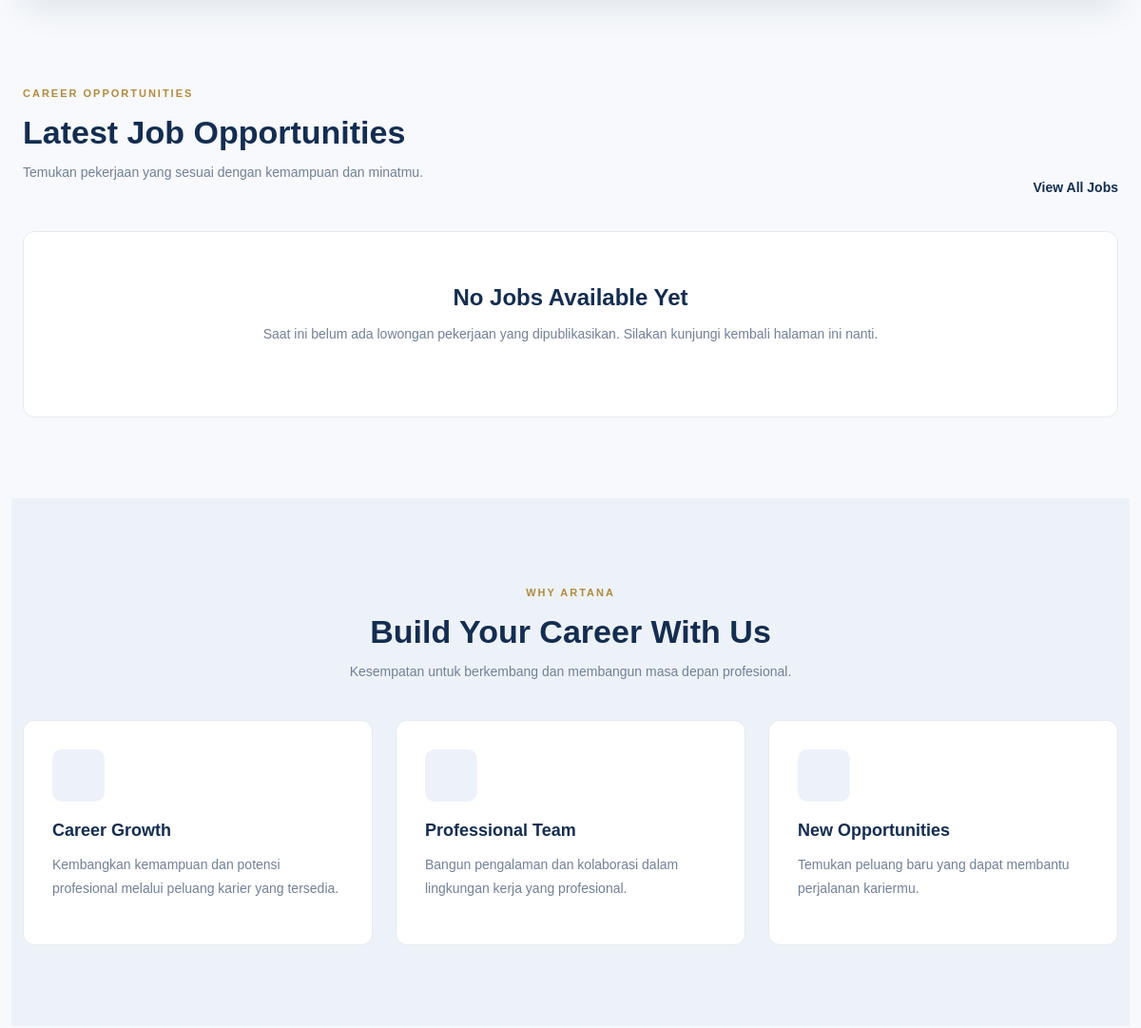
Before: / (middle part) with the older database file.
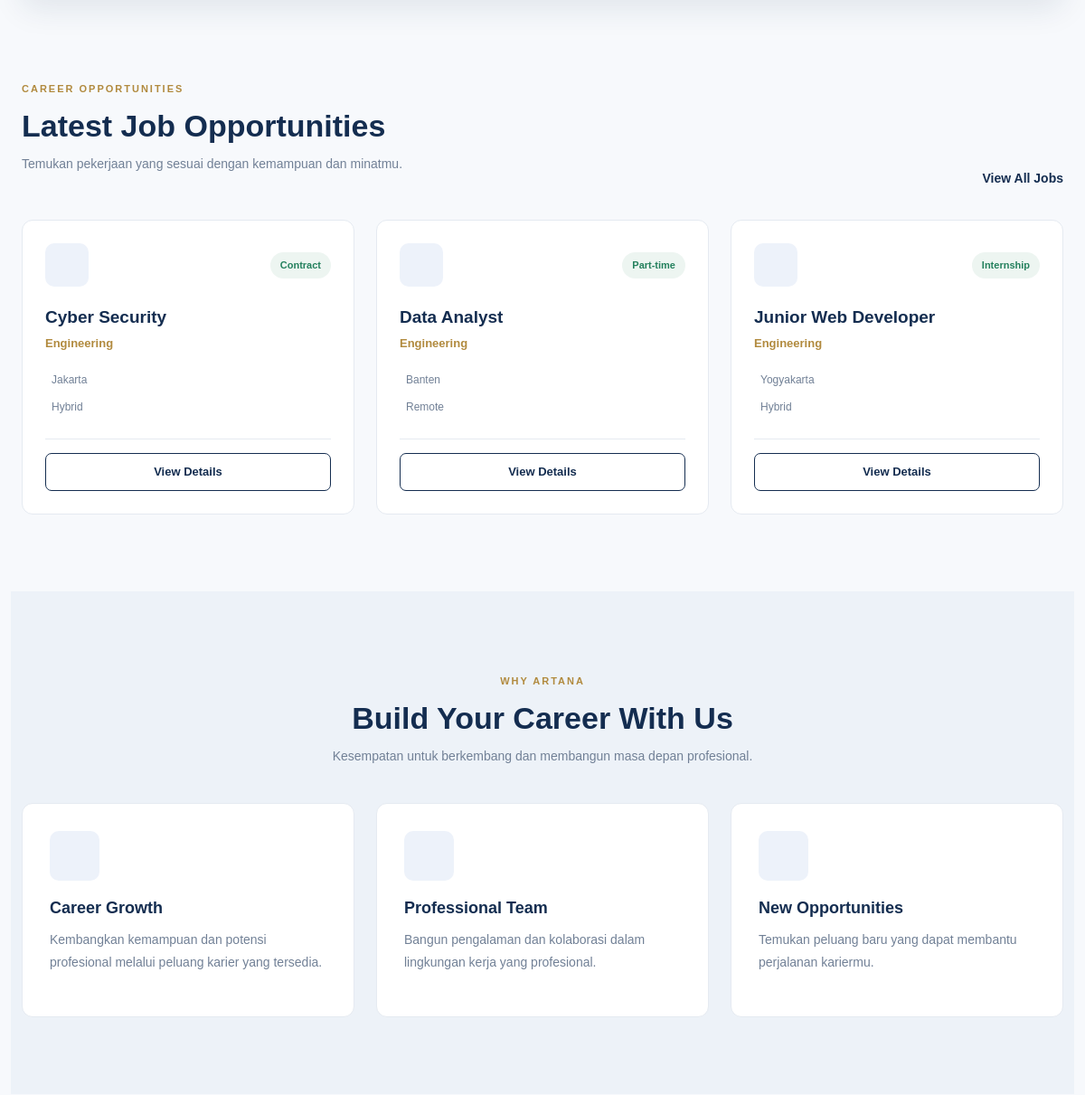
After: the same page with the newer database file.
### tables this page shows
CREATE TABLE `jobs` (
  `id` bigint(20) UNSIGNED NOT NULL,
  `title` varchar(180) NOT NULL,
  `department_id` bigint(20) UNSIGNED NOT NULL,
  `location_type` enum('Hybrid','Remote','On-site') NOT NULL DEFAULT 'Hybrid',
  `location_name` varchar(150) NOT NULL,
  `description` text NOT NULL,
  `qualification` text DEFAULT NULL,
  `employment_type` enum('Full-time','Part-time','Contract','Internship') NOT NULL DEFAULT 'Full-time',
  `status` enum('draft','published','closed','archived') NOT NULL DEFAULT 'published',
  `published_at` datetime DEFAULT NULL,
  `deadline` date DEFAULT NULL,
  `created_by` bigint(20) UNSIGNED NOT NULL,
  `updated_by` bigint(20) UNSIGNED DEFAULT NULL,
  `created_at` timestamp NOT NULL DEFAULT current_timestamp(),
  `updated_at` timestamp NOT NULL DEFAULT current_timestamp() ON UPDATE current_timestamp()
);

CREATE TABLE `departments` (
  `id` bigint(20) UNSIGNED NOT NULL,
  `name` varchar(100) NOT NULL,
  `created_at` timestamp NOT NULL DEFAULT current_timestamp()
);

### index.php (called while the page is built, shortened)
<?php
$page = $_GET['page'] ?? 'home';
$pageFiles = [
    'home' => 'home.php',
    'jobs' => 'jobs.php',
    'job_detail' => 'job_detail.php',
    'login' => 'login.php',
    'register' => 'register.php',
    'profile' => 'profile.php',
    'apply' => 'apply.php',
    'my-applications' => 'my_applications.php'
];
$pageFile = __DIR__ . '/pages/' . $pageFiles[$page];
require_once __DIR__ . '/includes/header.php';
require $pageFile;
require_once __DIR__ . '/includes/footer.php';

### pages/home.php (the view, shortened to what the changed rows need)
<?php
$sql = "
    SELECT
        jobs.id,
        jobs.title,
        jobs.location_type,
        jobs.location_name,
        jobs.employment_type,
        jobs.description,
        jobs.deadline,
        departments.name AS department_name
    FROM jobs
    INNER JOIN departments
        ON jobs.department_id = departments.id
    WHERE jobs.status = 'published'
    AND (
        jobs.deadline IS NULL
        OR jobs.deadline >= CURDATE()
    )
    ORDER BY jobs.published_at DESC, jobs.created_at DESC
    LIMIT 6
";
$stmt = $pdo->prepare($sql);
$stmt->execute();
$latestJobs = $stmt->fetchAll();
?>
<section class="jobs-section">
    <div class="container">
        <div class="section-heading">
            <div>
                <h2>Latest Job Opportunities</h2>
            </div>
        </div>
        <div class="row g-4">
            <?php if (count($latestJobs) > 0): ?>
                <?php foreach ($latestJobs as $job): ?>
                    <div class="col-lg-4 col-md-6">
                        <div class="job-card">
                            <div class="job-card-top">
                                <div class="job-icon">
                                </div>
                                <span class="job-type">
                                    <?= htmlspecialchars(
                                        $job['employment_type'],
                                        ENT_QUOTES,
                                        'UTF-8'
                                    ) ?>
                                </span>
                            </div>
                            <h4>
                                <?= htmlspecialchars(
                                    $job['title'],
                                    ENT_QUOTES,
                                    'UTF-8'
                                ) ?>
                            </h4>
                            <p class="job-department">
                                <?= htmlspecialchars(
                                    $job['department_name'],
                                    ENT_QUOTES,
                                    'UTF-8'
                                ) ?>
                            </p>
                            <div class="job-information">
                                <span>
                                    <?= htmlspecialchars(
                                        $job['location_name'],
                                        ENT_QUOTES,
                                        'UTF-8'
                                    ) ?>
                                </span>
                                <span>
                                    <?= htmlspecialchars(
                                        $job['location_type'],
                                        ENT_QUOTES,
                                        'UTF-8'
                                    ) ?>
                                </span>
                            </div>
                            <div class="job-card-footer">
                                <a
                                    href="index.php?page=job_detail&id=<?= (int) $job['id'] ?>"
                                    class="btn btn-job-detail"
                                >
                                    View Details
                                </a>
                            </div>
                        </div>
                    </div>
                <?php endforeach; ?>
            <?php else: ?>
                <div class="col-12">
                    <div class="empty-state">
                        <h4>No Jobs Available Yet</h4>
                        <p>
                            Saat ini belum ada lowongan
                            pekerjaan yang dipublikasikan.
                            Silakan kunjungi kembali
                            halaman ini nanti.
                        </p>
                    </div>
                </div>
            <?php endif; ?>
        </div>
    </div>
</section>
<section class="why-section">
    <div class="container">
        <div class="text-center section-heading-center">
            <h2>Build Your Career With Us</h2>
        </div>
    </div>
</section>

Changed rows visible on the page:
added jobs: employment_type "Contract", title "Cyber Security", department.name "Engineering", location_name "Jakarta", location_type "Hybrid"
added jobs: employment_type "Part-time", title "Data Analyst", department.name "Engineering", location_name "Banten", location_type "Remote"
added jobs: employment_type "Internship", title "Junior Web Developer", department.name "Engineering", location_name "Yogyakarta", location_type "Hybrid"
Other visible differences:
text no longer shown: "No Jobs Available Yet Saat ini belum ada lowongan pekerjaan yang dipublikasikan. Silakan kunjungi kembali halaman ini nanti."
